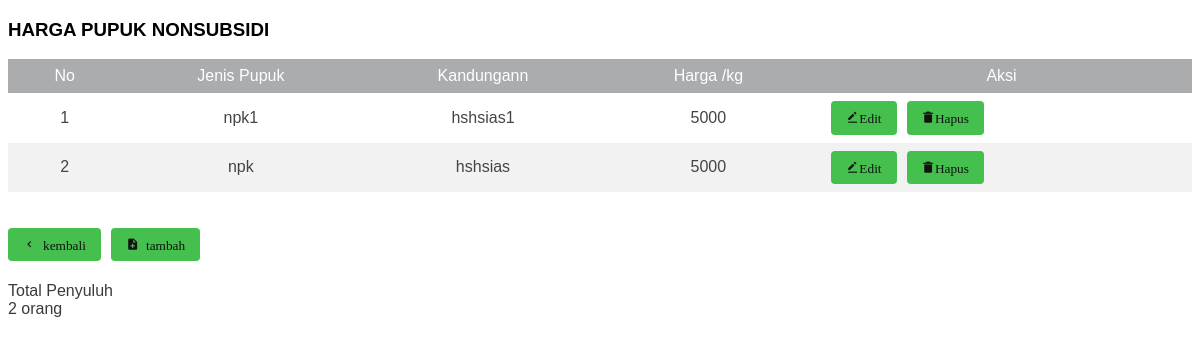
Page /nonsub/index.php (signed in) on the committed database.
### tables this page shows
CREATE TABLE `nonsub` (
  `id_pupuk` int(50) NOT NULL,
  `jenis_pupuk` varchar(500) NOT NULL,
  `kandungan` varchar(500) NOT NULL,
  `harga` varchar(500) NOT NULL
);

### nonsub/index.php (the view, shortened to what this page needs)
<?php
if (isset($_SESSION['id']) && isset($_SESSION['username'])) {
?>
    <!DOCTYPE html>
    <html lang="en">
    <head>
        <link href='https://unpkg.com/boxicons@2.0.9/css/boxicons.min.css' rel='stylesheet'>
        <link rel="stylesheet" type="text/css" href="../gapoktan/css/style2.css  ">
    </head>
    <body>
        <h3>HARGA PUPUK NONSUBSIDI</h3>
        <table class="table" id="pupuksub">
            <thead>
                <tr>
                    <th>No</th>
                    <th>Jenis Pupuk</th>
                    <th>Kandungann</th>
                    <th>Harga /kg</th>
                    <th>Aksi</th>
                </tr>
            </thead>
            <?php
            include "/laragon/www/apbp/config/koneksi.php";
            $no = 1;
            $query = mysqli_query($conn, 'SELECT * FROM nonsub');
            while ($data = mysqli_fetch_array($query)) {
            ?>
                <tr>
                    <td><?php echo $no++ ?></td>
                    <td><?php echo $data['jenis_pupuk'] ?></td>
                    <td><?php echo $data['kandungan'] ?></td>
                    <td><?php echo $data['harga'] ?></td>
                    <td>
                        <a href="edit.php?id_pupuk=<?php echo $data['id_pupuk'] ?>"> <button type="button" class='bx bxs-edit-alt'>Edit</button></a>
                        <a href="hapus.php?id_pupuk=<?php echo $data['id_pupuk'] ?>"> <button type="button" class='bx bxs-trash-alt'>Hapus</button></a>
                    </td>
                </tr>
            <?php } ?>
        </table><br><br>
        <a href="../dashboard.php"><button type="button" class='bx bx-chevron-left'> kembali</button></a>
        <a href="../nonsub/show.php"><button type="button" class="bx bxs-file-plus"> tambah</button></a>
        <br><br><br>
        <div class="tb">
            <td>Total Penyuluh</td><br>
            <td><?php $jumlah = mysqli_num_rows($query); ?>
                <?php echo $jumlah; ?> orang</td>
            </td><br>
    </body>
    </html>
<?php
} else {
    header("Location:../index.php");
    exit();
}
?>

### gapoktan/css/style2.css (style rules this page uses)
body { font-family: sans-serif; }
table { font-family: sans-serif; color: #444; border-collapse: collapse; width: 100%; border: 0px solid #f2f5f7; }
.table tr th { background: #aaacad; color: #fff; font-weight: normal; }
.table, th, td { padding: 8px 20px; text-align: center; }
.table tr:nth-child(even) { background-color: #f2f2f2; }
button { float: left; background: #45bf4d; padding: 10px 15px; color: #111111; border-radius: 4px; margin-right: 10px; border: none; }
div { font-family: sans-serif; color: #393b3b; }

### rows in the picture
nonsub: jenis_pupuk "npk1", kandungan "hshsias1", harga "5000"
nonsub: jenis_pupuk "npk", kandungan "hshsias", harga "5000"

### other values in the picture
$jumlah "2"
